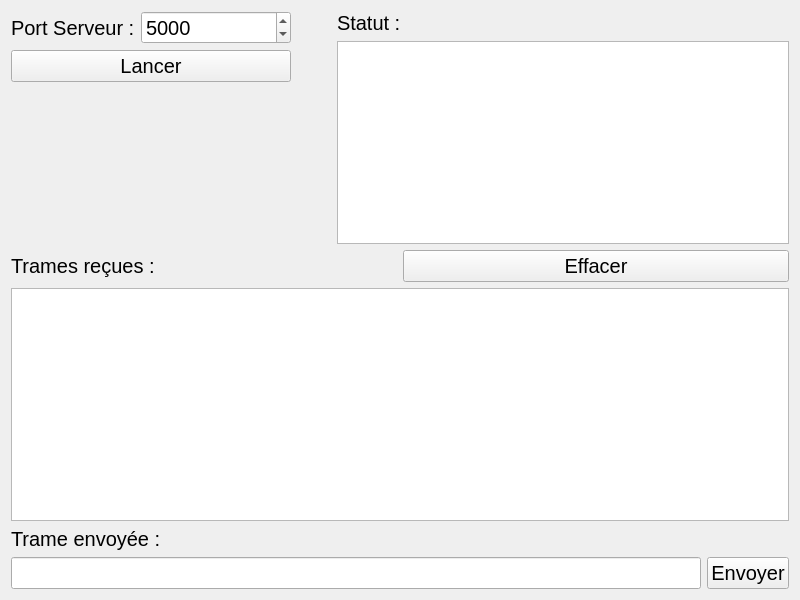
<?xml version="1.0" encoding="UTF-8"?>
<ui version="4.0">
 <class>ServeurArrosageWidget</class>
 <widget class="QWidget" name="ServeurArrosageWidget">
  <property name="geometry">
   <rect>
    <x>0</x>
    <y>0</y>
    <width>800</width>
    <height>600</height>
   </rect>
  </property>
  <property name="font">
   <font>
    <pointsize>15</pointsize>
   </font>
  </property>
  <property name="windowTitle">
   <string>ServeurArrosageWidget</string>
  </property>
  <layout class="QGridLayout" name="gridLayout">
   <item row="0" column="0">
    <layout class="QHBoxLayout" name="horizontalLayout_3">
     <item>
      <layout class="QVBoxLayout" name="verticalLayout_3" stretch="0,200,100">
       <property name="sizeConstraint">
        <enum>QLayout::SizeConstraint::SetMaximumSize</enum>
       </property>
       <item>
        <layout class="QHBoxLayout" name="horizontalLayout">
         <item>
          <widget class="QLabel" name="label">
           <property name="text">
            <string>Port Serveur :</string>
           </property>
          </widget>
         </item>
         <item>
          <widget class="QSpinBox" name="spinBoxPort">
           <property name="minimumSize">
            <size>
             <width>150</width>
             <height>0</height>
            </size>
           </property>
           <property name="minimum">
            <number>0</number>
           </property>
           <property name="maximum">
            <number>9000</number>
           </property>
           <property name="value">
            <number>5000</number>
           </property>
          </widget>
         </item>
        </layout>
       </item>
       <item>
        <widget class="QPushButton" name="Lancer">
         <property name="text">
          <string>Lancer</string>
         </property>
        </widget>
       </item>
       <item>
        <spacer name="verticalSpacer">
         <property name="orientation">
          <enum>Qt::Orientation::Vertical</enum>
         </property>
         <property name="sizeHint" stdset="0">
          <size>
           <width>20</width>
           <height>40</height>
          </size>
         </property>
        </spacer>
       </item>
      </layout>
     </item>
     <item>
      <spacer name="horizontalSpacer">
       <property name="orientation">
        <enum>Qt::Orientation::Horizontal</enum>
       </property>
       <property name="sizeType">
        <enum>QSizePolicy::Policy::Preferred</enum>
       </property>
       <property name="sizeHint" stdset="0">
        <size>
         <width>40</width>
         <height>20</height>
        </size>
       </property>
      </spacer>
     </item>
     <item>
      <layout class="QVBoxLayout" name="verticalLayout_2">
       <item>
        <widget class="QLabel" name="label_2">
         <property name="text">
          <string>Statut :</string>
         </property>
        </widget>
       </item>
       <item>
        <widget class="QTextEdit" name="textEditStatut"/>
       </item>
      </layout>
     </item>
    </layout>
   </item>
   <item row="1" column="0">
    <layout class="QHBoxLayout" name="horizontalLayout_4">
     <item>
      <widget class="QLabel" name="label_3">
       <property name="text">
        <string>Trames reçues :</string>
       </property>
      </widget>
     </item>
     <item>
      <widget class="QPushButton" name="pushButtonEffacer">
       <property name="text">
        <string>Effacer</string>
       </property>
      </widget>
     </item>
    </layout>
   </item>
   <item row="2" column="0">
    <widget class="QTextEdit" name="textEditTrames"/>
   </item>
   <item row="3" column="0">
    <layout class="QVBoxLayout" name="verticalLayout_4">
     <item>
      <widget class="QLabel" name="label_4">
       <property name="text">
        <string>Trame envoyée :</string>
       </property>
      </widget>
     </item>
     <item>
      <layout class="QHBoxLayout" name="horizontalLayout_2">
       <item>
        <widget class="QLineEdit" name="lineEditEnvoie"/>
       </item>
       <item>
        <widget class="QPushButton" name="pushButtonEnvoyer">
         <property name="text">
          <string>Envoyer</string>
         </property>
        </widget>
       </item>
      </layout>
     </item>
    </layout>
   </item>
  </layout>
 </widget>
 <resources/>
 <connections/>
</ui>
